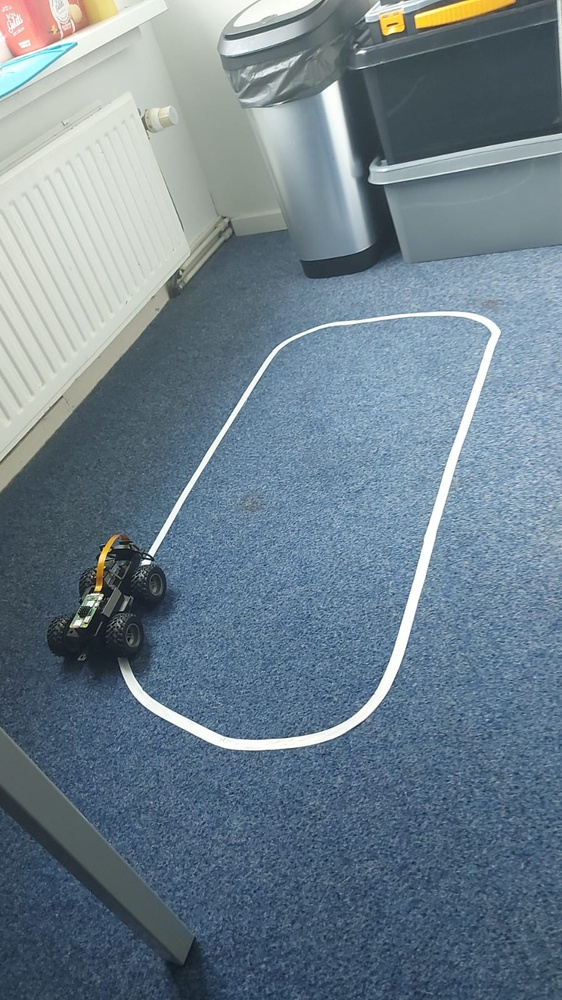
#> input picture Pictures and videos/095330df-d945-4702-9adf-a6eaf95566d2.jpg, 562 x 1000 px, shrunk from 899 x 1599 before the run, given in place of the camera
$ python demoWithGPIO.py
#> lines starting #> are read from the running program, lines starting #| are printed output that depends on the picture; after the words box and inside, x2 and y2 are one past the last pixel; in counts of white or black regions, pixels touching at a corner belong together
import cv2
import numpy as np
import RPi.GPIO as GPIO
cap = cv2.VideoCapture(0)
cap.set(3, 160)
cap.set(4, 120)
in1 = 4
in2 = 17
in3 = 27
in4 = 22
en1 = 23
en2 = 24
GPIO.setmode(GPIO.BCM)
GPIO.setup(en1, GPIO.OUT)
GPIO.setup(en2, GPIO.OUT)
GPIO.setup(in1, GPIO.OUT)
GPIO.setup(in2, GPIO.OUT)
GPIO.setup(in3, GPIO.OUT)
GPIO.setup(in4, GPIO.OUT)
p1 = GPIO.PWM(en1, 100)
p2 = GPIO.PWM(en2, 100)
p1.start(50)
p2.start(50)
GPIO.output(in1, GPIO.LOW)
GPIO.output(in2, GPIO.LOW)
GPIO.output(in3, GPIO.LOW)
GPIO.output(in4, GPIO.LOW)
while True:
    ret, frame = cap.read()
#> frame is the input picture: shape (1000, 562, 3); mean B, G, R 140.8, 128.3, 110.3
    low_b = np.uint8([255, 255, 255])  # color of background

    high_b = np.uint8([80, 80, 150])
    mask = cv2.inRange(frame, high_b, low_b)
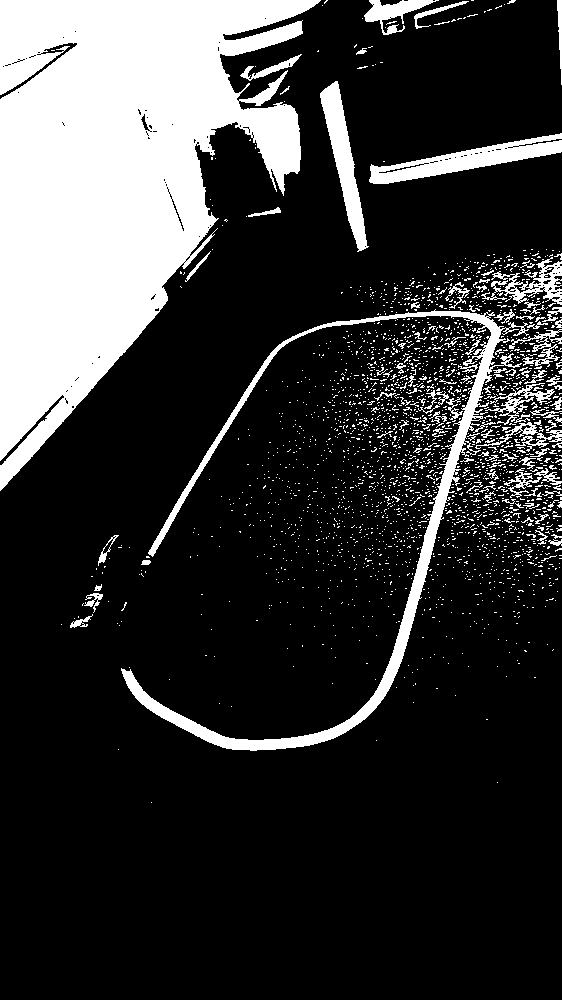
#> mask: shape (1000, 562); 21.2% white; 2419 white regions (2307 under 20 px)
    contours, hierarchy = cv2.findContours(mask, 1, cv2.CHAIN_APPROX_NONE)
#> contours = 2677 contours, 2613 with area under 20; largest, box (x1, y1, x2, y2) and area: (0, 0, 321, 491) 84919, (121, 309, 529, 751) 9148, (369, 133, 562, 184) 3340, (320, 81, 369, 252) 2597, (481, 257, 562, 305) 1172
    if len(contours) > 0:
        c = max(contours, key=cv2.contourArea)
#> c = contour of 2514 points, box (x1, y1, x2, y2) (0, 0, 321, 491), area 84919
        M = cv2.moments(c)
#> M = moments, m00 84919, centre m10/m00, m01/m00 = (109.8, 179.6)
        if M["m00"] != 0:
            cx = int(M['m10']/M['m00'])
#> cx = 109
            cy = int(M['m01']/M['m00'])
#> cy = 179
            print("CX : "+str(cx)+"  CY : "+str(cy))
#| CX : 109  CY : 179
            if cx >= 120:  # depends on capera stance

                print("Turn Left")
                GPIO.output(in1, GPIO.HIGH)
                GPIO.output(in2, GPIO.LOW)
                GPIO.output(in3, GPIO.LOW)
                GPIO.output(in4, GPIO.HIGH)
            if cx < 120 and cx > 40:
                print("On Track!")
                GPIO.output(in1, GPIO.HIGH)
                GPIO.output(in2, GPIO.LOW)
                GPIO.output(in3, GPIO.HIGH)
                GPIO.output(in4, GPIO.LOW)
            if cx <= 40:
                print("Turn Right")
                GPIO.output(in1, GPIO.LOW)
                GPIO.output(in2, GPIO.HIGH)
                GPIO.output(in3, GPIO.HIGH)
                GPIO.output(in4, GPIO.LOW)
            cv2.circle(frame, (cx, cy), 5, (255, 255, 255), -1)
#> frame: shape (1000, 562, 3); 0.01% of pixels changed, all inside (x1, y1, x2, y2) = (104, 174, 115, 185)
    else:
        print("I don't see the line")
        GPIO.output(in1, GPIO.LOW)
        GPIO.output(in2, GPIO.LOW)
        GPIO.output(in3, GPIO.LOW)
        GPIO.output(in4, GPIO.LOW)
    cv2.drawContours(frame, c, -1, (0, 255, 0), 1)
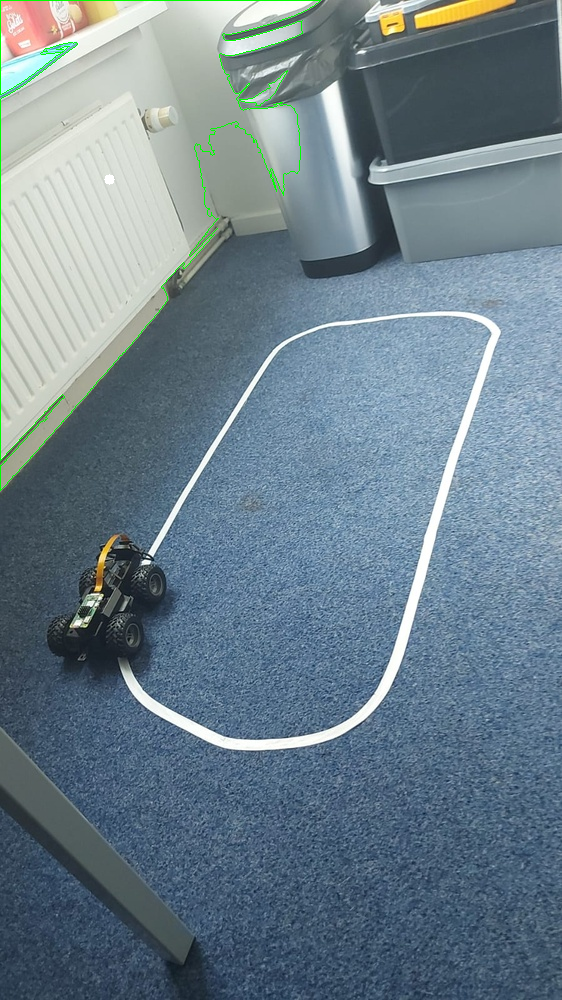
#> frame: shape (1000, 562, 3); mean B, G, R 140, 128.6, 109.5
    cv2.imshow("Mask", mask)
    cv2.imshow("Frame", frame)
    if cv2.waitKey(1) & 0xff == ord('q'):   # 1 is the time in ms
#> (key q is pressed here)
        GPIO.output(in1, GPIO.LOW)
        GPIO.output(in2, GPIO.LOW)
        GPIO.output(in3, GPIO.LOW)
        GPIO.output(in4, GPIO.LOW)
        break
cap.release()
cv2.destroyAllWindows()

$ run again, on Pictures and videos/0a085b4e-bb7e-4d21-83ea-536b265152ef.jpg
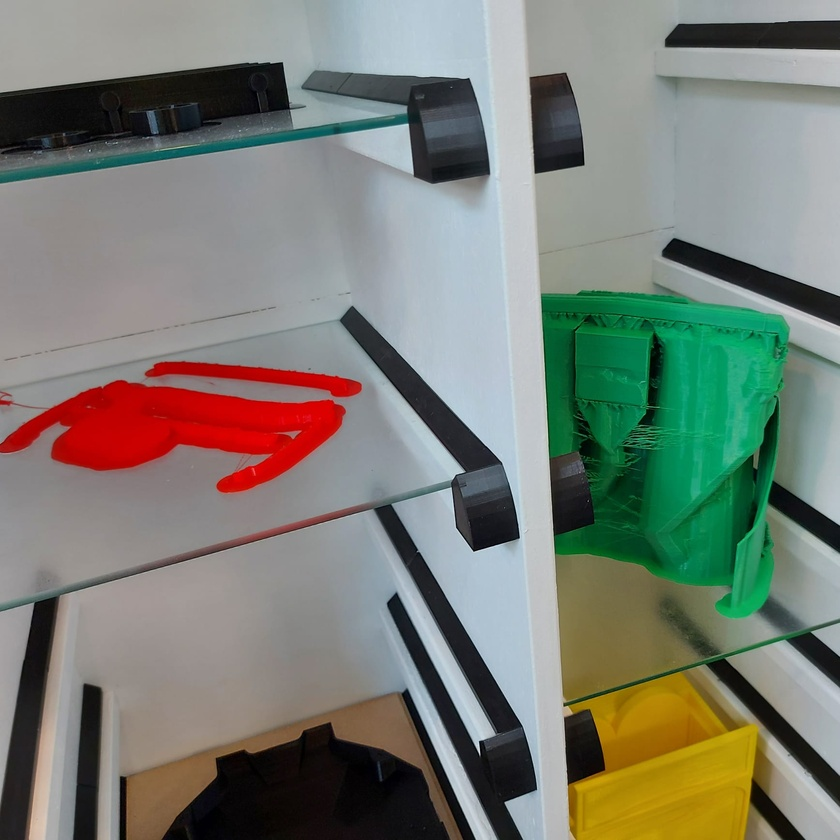
#> input picture Pictures and videos/0a085b4e-bb7e-4d21-83ea-536b265152ef.jpg, 840 x 840 px, shrunk from 1736 x 1736 before the run, given in place of the camera
#> frame is the input picture: shape (840, 840, 3); mean B, G, R 115.9, 125.7, 121.8
#> `mask = cv2.inRange(frame, high_b, low_b)`:
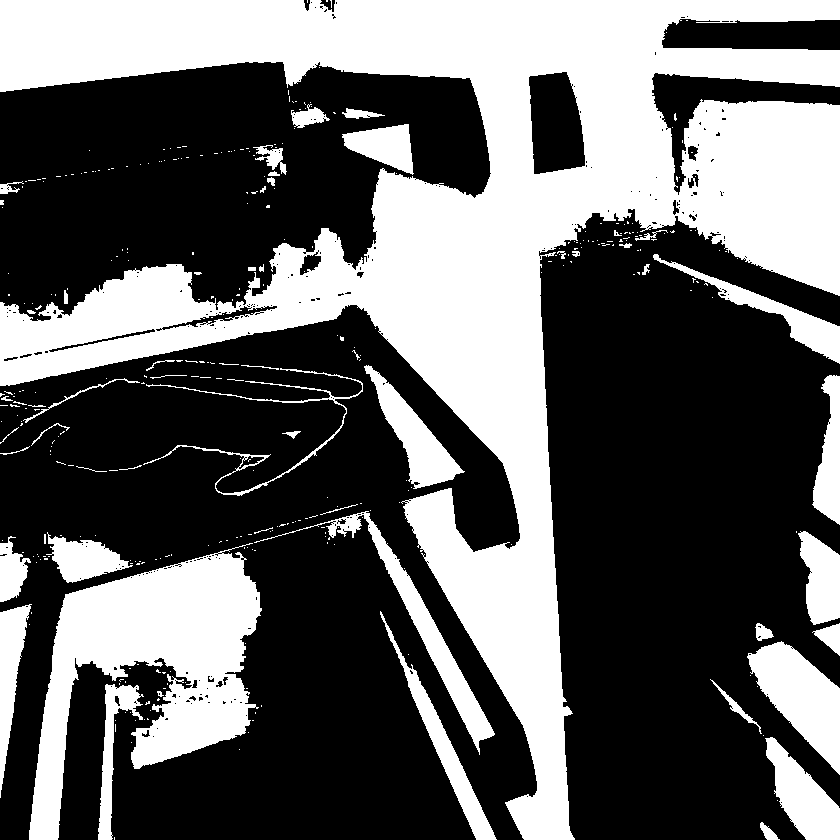
#> mask: shape (840, 840); 38.7% white; 360 white regions (305 under 20 px)
#> contours = 695 contours, 636 with area under 20; largest, box (x1, y1, x2, y2) and area: (0, 0, 840, 840) 197972, (29, 543, 262, 840) 29996, (747, 641, 840, 775) 6066, (528, 71, 586, 175) 4724, (254, 511, 495, 755) 4668
#> c = contour of 6330 points, box (x1, y1, x2, y2) (0, 0, 840, 840), area 197972
#> M = moments, m00 197972, centre m10/m00, m01/m00 = (467.8, 234.4)
#> cx = 467
#> cy = 234
#| CX : 467  CY : 234
#> `cv2.drawContours(frame, c, -1, (0, 255, 0), 1)`:
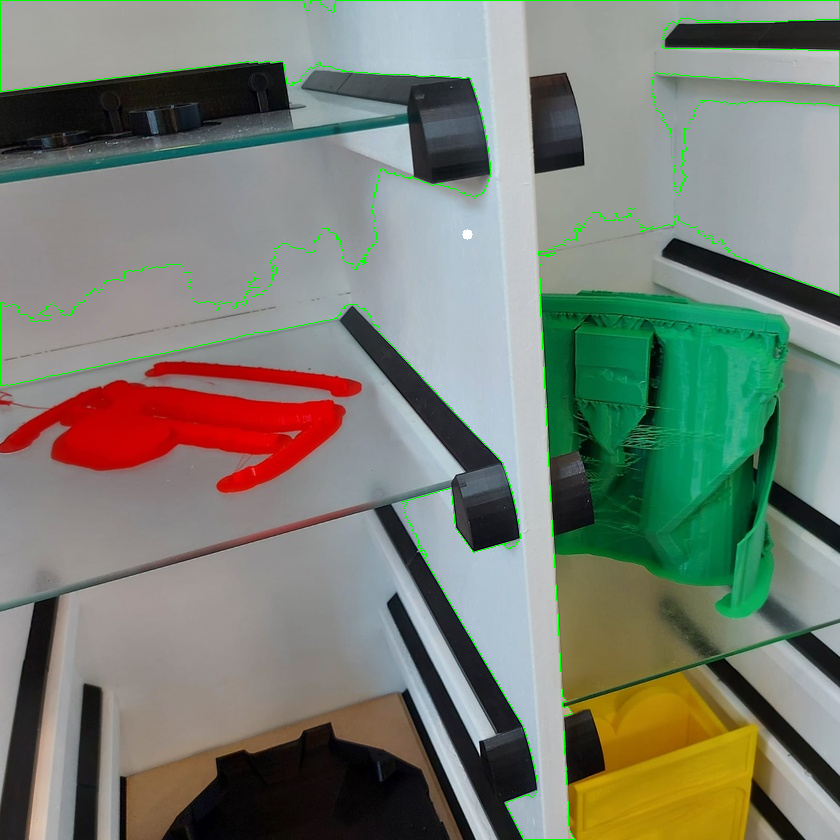
#> frame: shape (840, 840, 3); mean B, G, R 114.4, 126.5, 120.4

$ run again, on Pictures and videos/20220312_193753.jpg
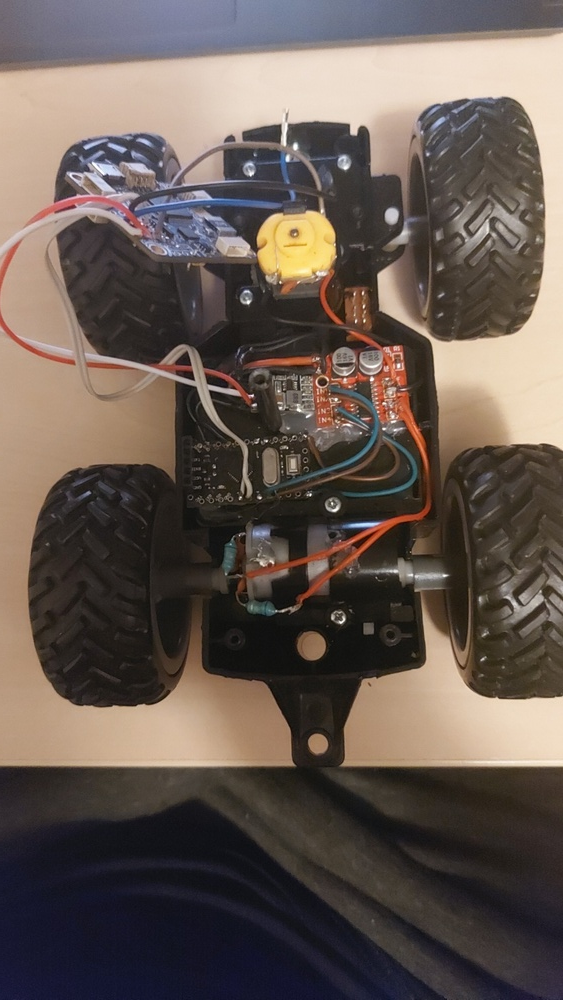
#> input picture Pictures and videos/20220312_193753.jpg, 563 x 1000 px, shrunk from 895 x 1589 before the run, given in place of the camera
#> frame is the input picture: shape (1000, 563, 3); mean B, G, R 82.2, 89.3, 101.6
#> `mask = cv2.inRange(frame, high_b, low_b)`:
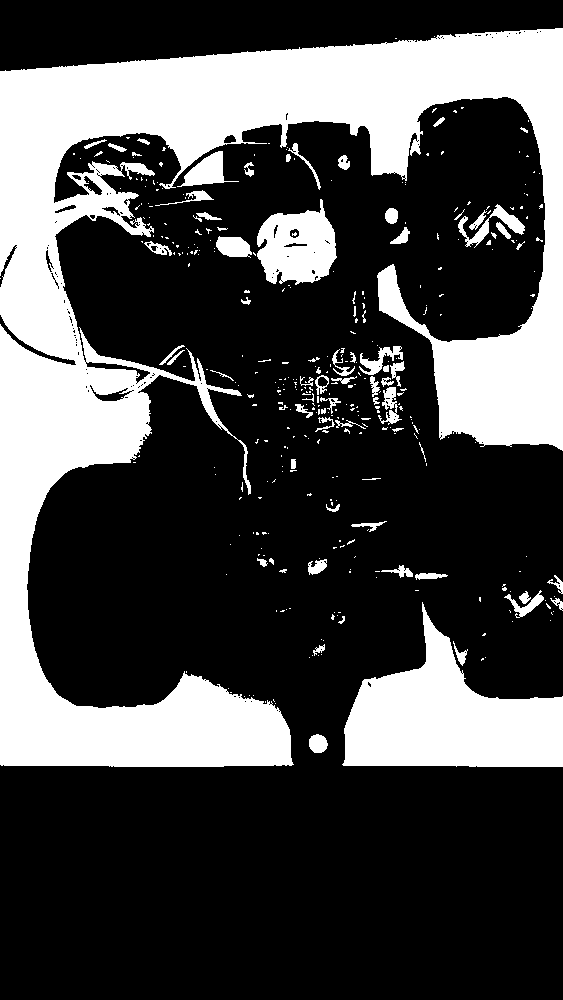
#> mask: shape (1000, 563); 28.6% white; 372 white regions (296 under 20 px)
#> contours = 577 contours, 512 with area under 20; largest, box (x1, y1, x2, y2) and area: (0, 28, 563, 767) 126244, (342, 602, 563, 767) 18448, (257, 199, 337, 285) 4612, (177, 151, 239, 187) 876, (458, 204, 525, 248) 652
#> c = contour of 5871 points, box (x1, y1, x2, y2) (0, 28, 563, 767), area 126244
#> M = moments, m00 126243.5, centre m10/m00, m01/m00 = (221.5, 323.4)
#> cx = 221
#> cy = 323
#| CX : 221  CY : 323
#> `cv2.drawContours(frame, c, -1, (0, 255, 0), 1)`:
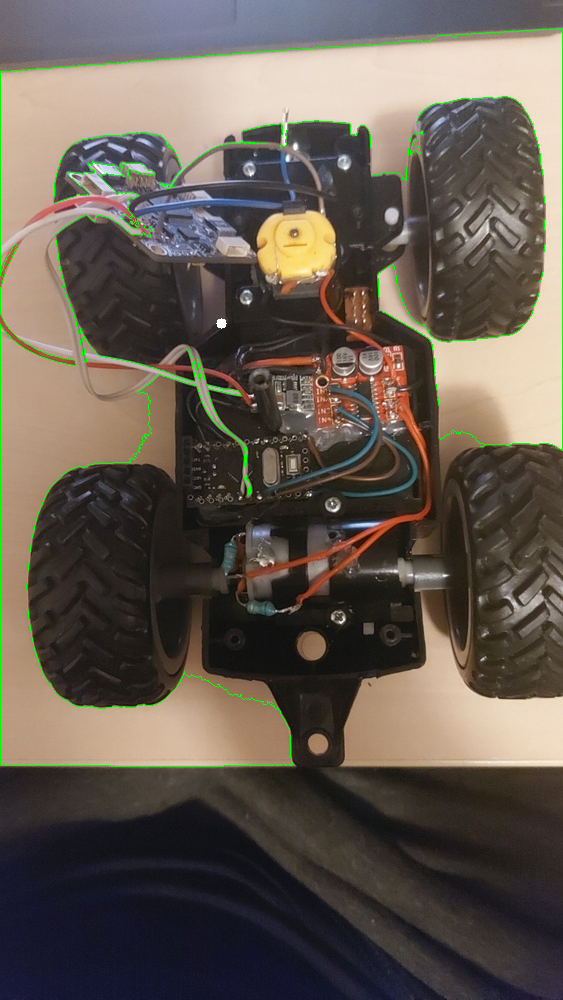
#> frame: shape (1000, 563, 3); mean B, G, R 80.8, 90.4, 99.8

$ run again, on Pictures and videos/20220313_104536.jpg
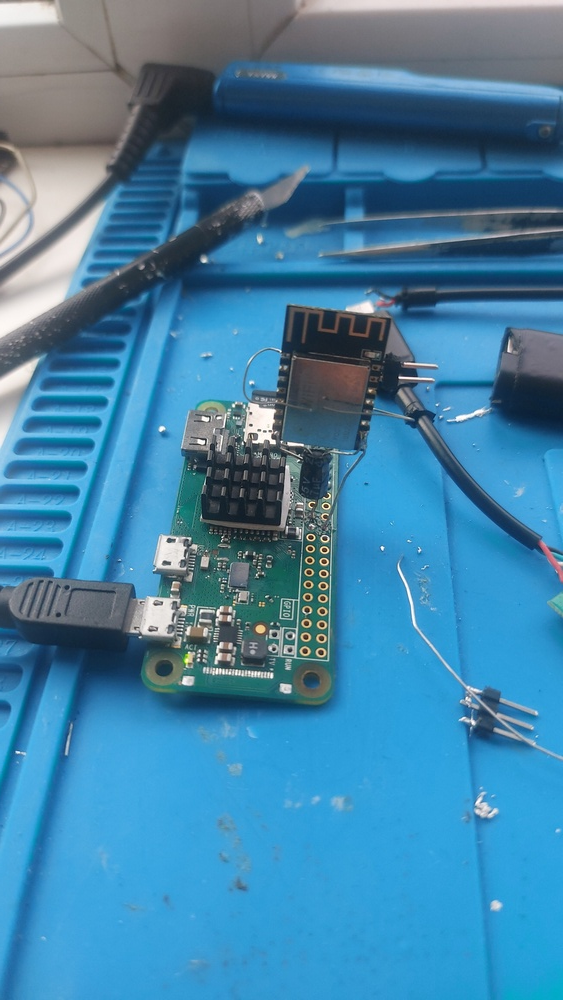
#> input picture Pictures and videos/20220313_104536.jpg, 563 x 1000 px, shrunk from 1320 x 2344 before the run, given in place of the camera
#> frame is the input picture: shape (1000, 563, 3); mean B, G, R 165.9, 129.9, 67
#> `mask = cv2.inRange(frame, high_b, low_b)`:
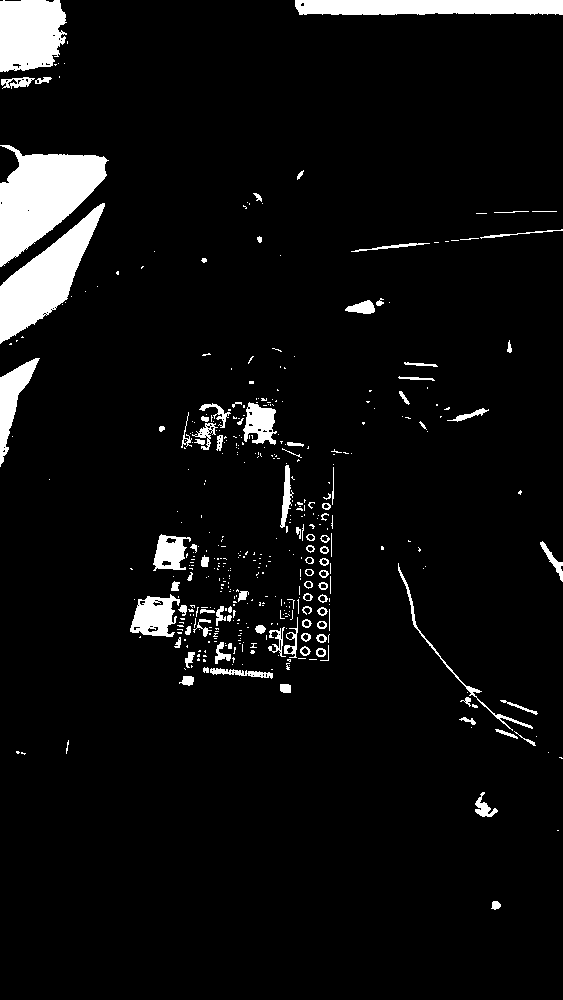
#> mask: shape (1000, 563); 6% white; 435 white regions (335 under 20 px)
#> contours = 536 contours, 430 with area under 20; largest, box (x1, y1, x2, y2) and area: (0, 145, 109, 267) 7077, (0, 203, 105, 344) 5400, (0, 0, 67, 72) 4010, (295, 0, 563, 15) 3527, (0, 358, 40, 467) 1424
#> c = contour of 386 points, box (x1, y1, x2, y2) (0, 145, 109, 267), area 7077
#> M = moments, m00 7077, centre m10/m00, m01/m00 = (43, 196)
#> cx = 42
#> cy = 195
#| CX : 42  CY : 195
#> `cv2.drawContours(frame, c, -1, (0, 255, 0), 1)`:
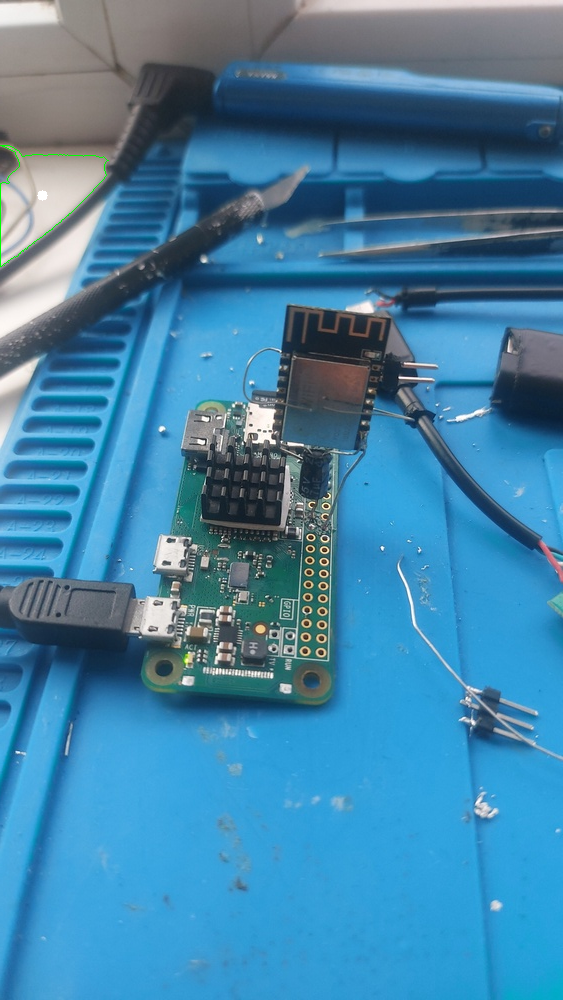
#> frame: shape (1000, 563, 3); mean B, G, R 165.8, 130, 66.9
